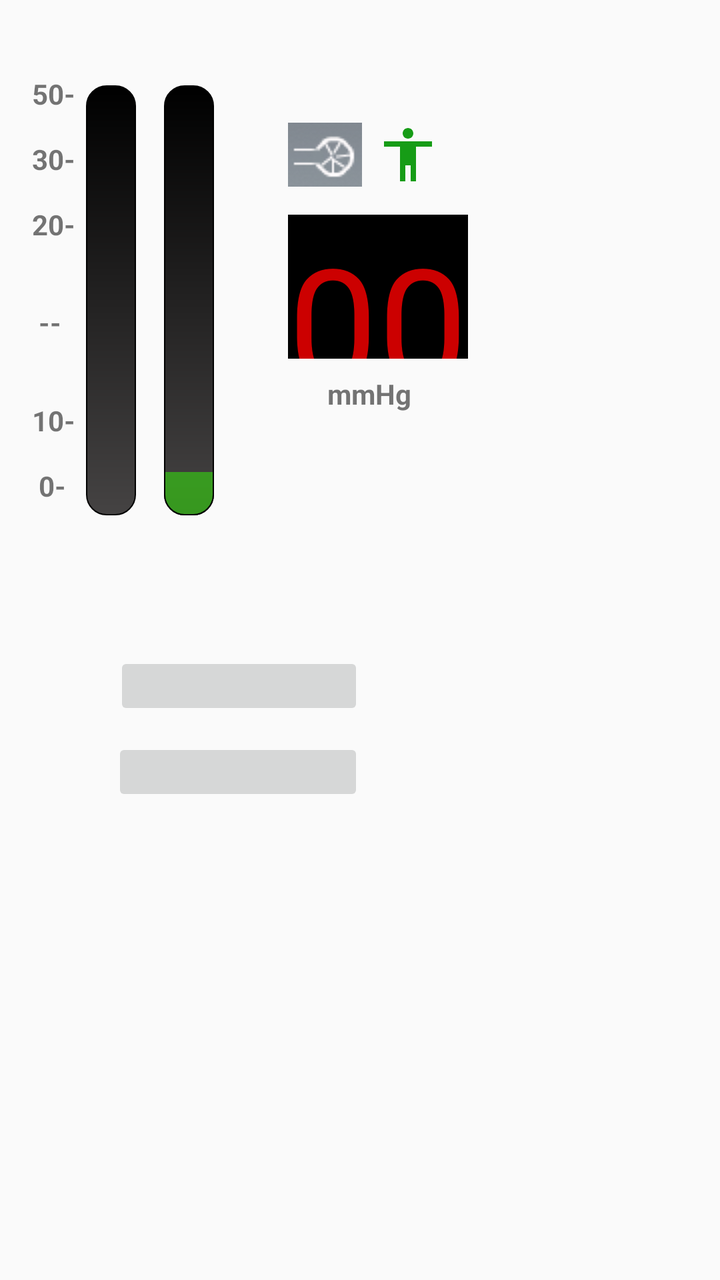
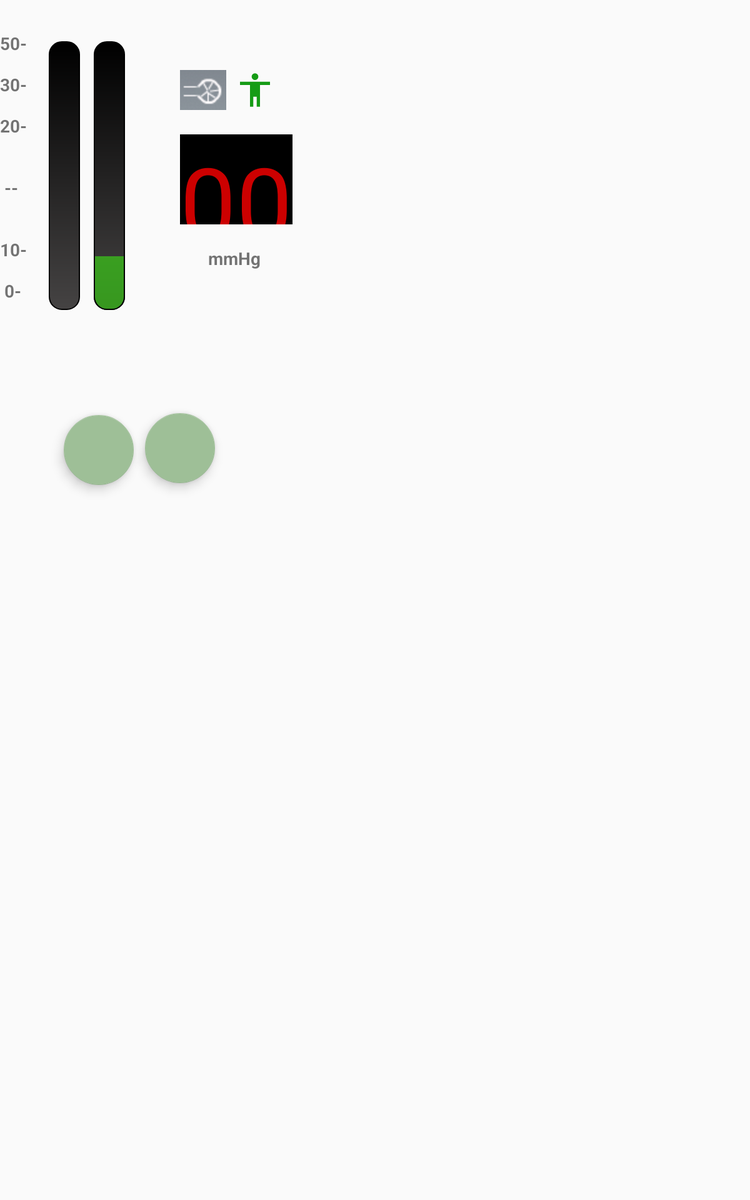

Two renders of one Android screen. The first uses the default layout on a phone; the second uses the alternative layout the repository ships for a different screen configuration, on a matching device. The two XML files are below.
<!-- AndroidManifest.xml: application theme AppTheme -->
<!-- res/layout/activity_simulator_indicator.xml -->
<?xml version="1.0" encoding="utf-8"?>
<android.support.constraint.ConstraintLayout xmlns:android="http://schemas.android.com/apk/res/android"
    xmlns:app="http://schemas.android.com/apk/res-auto"
    xmlns:tools="http://schemas.android.com/tools"
    android:layout_width="match_parent"
    android:layout_height="match_parent"
    tools:context=".activities.SimulatorActivity"
    tools:layout_editor_absoluteY="25dp">


    <android.support.constraint.ConstraintLayout
        android:id="@+id/constraintLayout2"
        android:layout_width="239dp"
        android:layout_height="448dp"
        app:layout_constraintStart_toStartOf="parent"
        app:layout_constraintTop_toTopOf="parent">

        <ImageButton
            android:id="@+id/plusbutton"
            android:layout_width="125dp"
            android:layout_height="34dp"
            android:layout_marginBottom="88dp"
            android:layout_marginEnd="8dp"
            android:layout_marginStart="8dp"
            app:layout_constraintBottom_toBottomOf="parent"
            app:layout_constraintEnd_toEndOf="parent"
            app:layout_constraintStart_toStartOf="parent"
            app:srcCompat="@drawable/plusbutton" />

        <ImageButton
            android:id="@+id/minusbutton"
            android:layout_width="126dp"
            android:layout_height="34dp"
            android:layout_marginBottom="8dp"
            android:layout_marginEnd="8dp"
            android:layout_marginStart="8dp"
            android:layout_marginTop="8dp"
            app:layout_constraintBottom_toBottomOf="parent"
            app:layout_constraintEnd_toEndOf="parent"
            app:layout_constraintHorizontal_bias="0.494"
            app:layout_constraintStart_toStartOf="parent"
            app:layout_constraintTop_toTopOf="parent"
            app:layout_constraintVertical_bias="0.907"
            app:srcCompat="@drawable/minusbutton" />

        <TextView
            android:id="@+id/value"
            android:layout_width="0dp"
            android:layout_height="72dp"
            android:layout_marginStart="144dp"
            android:layout_marginTop="8dp"
            android:background="@android:color/black"
            android:fontFamily="@font/digital7"
            android:text="00"
            android:textAlignment="center"
            android:textAppearance="@style/TextAppearance.AppCompat"
            android:textColor="@android:color/holo_red_dark"
            android:textSize="80sp"
            app:layout_constraintBottom_toBottomOf="parent"
            app:layout_constraintStart_toStartOf="parent"
            app:layout_constraintTop_toTopOf="parent"
            app:layout_constraintVertical_bias="0.27" />


        <ImageView
            android:id="@+id/barblank1"
            android:layout_width="59dp"
            android:layout_height="64dp"
            android:layout_marginBottom="8dp"
            android:layout_marginEnd="116dp"
            android:layout_marginStart="8dp"
            android:layout_marginTop="8dp"
            android:visibility="invisible"
            app:layout_constraintBottom_toBottomOf="parent"
            app:layout_constraintEnd_toEndOf="parent"
            app:layout_constraintHorizontal_bias="0.0"
            app:layout_constraintStart_toStartOf="parent"
            app:layout_constraintTop_toTopOf="parent"
            app:layout_constraintVertical_bias="0.79"
            app:srcCompat="@drawable/barblank1" />

        <ImageView
            android:id="@+id/barblank2"
            android:layout_width="61dp"
            android:layout_height="84dp"
            android:layout_marginBottom="8dp"
            android:layout_marginStart="8dp"
            android:layout_marginTop="8dp"
            android:visibility="invisible"
            app:layout_constraintBottom_toBottomOf="parent"
            app:layout_constraintEnd_toEndOf="parent"
            app:layout_constraintHorizontal_bias="0.125"
            app:layout_constraintStart_toStartOf="@+id/barblank1"
            app:layout_constraintTop_toTopOf="parent"
            app:layout_constraintVertical_bias="0.666"
            app:srcCompat="@drawable/barblank1" />


        <ProgressBar
            android:id="@+id/progressbar1"
            style="@style/Widget.AppCompat.ProgressBar.Horizontal"
            android:layout_width="25dp"
            android:layout_height="215dp"
            android:layout_marginBottom="8dp"
            android:layout_marginEnd="8dp"
            android:layout_marginStart="8dp"
            android:layout_marginTop="8dp"
            android:max="30"
            android:progress="0"
            android:progressDrawable="@drawable/progressbardetails"
            app:layout_constraintBottom_toTopOf="@+id/minusbutton"
            app:layout_constraintEnd_toEndOf="parent"
            app:layout_constraintHorizontal_bias="0.176"
            app:layout_constraintStart_toStartOf="parent"
            app:layout_constraintTop_toTopOf="parent"
            app:layout_constraintVertical_bias="0.25" />


        <ProgressBar
            android:id="@+id/progressbar2"
            style="@style/Widget.AppCompat.ProgressBar.Horizontal"
            android:layout_width="25dp"
            android:layout_height="215dp"
            android:layout_marginBottom="8dp"
            android:layout_marginEnd="8dp"
            android:layout_marginStart="8dp"
            android:layout_marginTop="8dp"
            android:max="100"
            android:progress="10"
            android:progressDrawable="@drawable/progressbardetails"
            app:layout_constraintBottom_toTopOf="@+id/minusbutton"
            app:layout_constraintEnd_toEndOf="parent"
            app:layout_constraintHorizontal_bias="0.373"
            app:layout_constraintStart_toStartOf="parent"
            app:layout_constraintTop_toTopOf="parent"
            app:layout_constraintVertical_bias="0.25" />

        <TextView
            android:id="@+id/valuebar3"
            android:layout_width="23dp"
            android:layout_height="249dp"
            android:layout_marginBottom="8dp"
            android:layout_marginEnd="4dp"
            android:layout_marginTop="8dp"
            android:text="50- \n 30- \n   20-\n\n\n -- \n \n \n10- \n \n 0-"
            android:textAlignment="viewStart"
            android:textStyle="bold"
            app:layout_constraintBottom_toBottomOf="parent"
            app:layout_constraintEnd_toStartOf="@+id/progressbar1"
            app:layout_constraintTop_toTopOf="parent"
            app:layout_constraintVertical_bias="0.16000003" />

        <TextView
            android:id="@+id/textView8"
            android:layout_width="wrap_content"
            android:layout_height="wrap_content"
            android:layout_marginBottom="8dp"
            android:layout_marginEnd="8dp"
            android:layout_marginStart="8dp"
            android:layout_marginTop="8dp"
            android:text="mmHg"
            android:textStyle="bold"
            app:layout_constraintBottom_toBottomOf="parent"
            app:layout_constraintEnd_toEndOf="parent"
            app:layout_constraintHorizontal_bias="0.86"
            app:layout_constraintStart_toStartOf="parent"
            app:layout_constraintTop_toBottomOf="@+id/value"
            app:layout_constraintVertical_bias="0.0" />

        <ImageView
            android:id="@+id/imageView10"
            android:layout_width="38dp"
            android:layout_height="32dp"
            android:layout_marginBottom="8dp"
            android:layout_marginEnd="8dp"
            android:layout_marginStart="8dp"
            android:layout_marginTop="8dp"
            app:layout_constraintBottom_toTopOf="@+id/value"
            app:layout_constraintEnd_toEndOf="parent"
            app:layout_constraintHorizontal_bias="0.956"
            app:layout_constraintStart_toStartOf="parent"
            app:layout_constraintTop_toTopOf="parent"
            app:layout_constraintVertical_bias="0.9"
            app:srcCompat="@drawable/man" />

        <ImageView
            android:id="@+id/imageView11"
            android:layout_width="wrap_content"
            android:layout_height="wrap_content"
            android:layout_marginBottom="8dp"
            android:layout_marginEnd="8dp"
            android:layout_marginStart="8dp"
            android:layout_marginTop="8dp"
            app:layout_constraintBottom_toTopOf="@+id/value"
            app:layout_constraintEnd_toEndOf="parent"
            app:layout_constraintHorizontal_bias="0.731"
            app:layout_constraintStart_toStartOf="parent"
            app:layout_constraintTop_toTopOf="parent"
            app:layout_constraintVertical_bias="0.9"
            app:srcCompat="@drawable/icon1" />


    </android.support.constraint.ConstraintLayout>

</android.support.constraint.ConstraintLayout>
<!-- resources referenced by this layout -->
<resources>
  <!-- drawable barblank1: png bitmap (drawable, 1457 bytes) -->
  <!-- drawable icon1: png bitmap (drawable, 1546 bytes) -->
  <!-- drawable man (drawable) -->
  <vector android:height="24dp" android:tint="#169C16"
      android:viewportHeight="24.0" android:viewportWidth="24.0"
      android:width="24dp" xmlns:android="http://schemas.android.com/apk/res/android">
      <path android:fillColor="#FF000000" android:pathData="M12,2c1.1,0 2,0.9 2,2s-0.9,2 -2,2 -2,-0.9 -2,-2 0.9,-2 2,-2zM21,9h-6v13h-2v-6h-2v6L9,22L9,9L3,9L3,7h18v2z"/>
  </vector>
  <!-- drawable progressbardetails (drawable-xxhdpi) -->
  <?xml version="1.0" encoding="utf-8"?>
  <layer-list xmlns:android="http://schemas.android.com/apk/res/android">
  
  
      <item android:id="@android:id/background">
  
          <shape>
  
              <corners
                  android:radius="10dp"/>
  
  
              <stroke
                  android:width="2px"
  
                  android:color="#000"/>
  
  
              <gradient
                  android:startColor="#000000"
  
                  android:centerColor="#454343"
  
                  android:centerY="1.0"
  
                  android:endColor="#000000"
  
                  android:angle="270" />
  
          </shape>
  
      </item>
  
      
  
  
      <item android:id="@android:id/progress">
  
          <clip
              android:clipOrientation="vertical"
  
              android:gravity="bottom">
  
  
              <shape>
  
                  <corners
                      android:radius="10dp"/>
  
  
                  <stroke
                      android:width="2px"
  
                      android:color="#000"/>
  
  
  
                  <gradient
                      android:startColor="#45be27"
  
                      android:centerColor="#37971f"
  
                      android:centerY="1.0"
  
                      android:endColor="#45be27"
  
                      android:angle="270"/>
  
              </shape>
  
          </clip>
  
      </item>
  
  </layer-list>
  <style name="AppTheme" parent="Theme.AppCompat.Light.DarkActionBar">
          
          <item name="navigationViewStyle">@style/Widget.Design.NavigationView</item>
          <item name="colorPrimary">@color/colorPrimary</item>
          <item name="colorPrimaryDark">@color/colorPrimaryDark</item>
          <item name="colorAccent">@color/colorAccent</item>
      </style>
  <color name="colorPrimary">#ec122764</color>
  <color name="colorPrimaryDark">#ec122764</color>
  <color name="colorAccent">#3a9417</color>
</resources>
<!-- res/layout-sw600dp/activity_simulator_indicator.xml (the repository's variant of the layout above) -->
<!-- drawn on a 7-inch tablet held upright -->
<?xml version="1.0" encoding="utf-8"?>
<android.support.constraint.ConstraintLayout xmlns:android="http://schemas.android.com/apk/res/android"
    xmlns:app="http://schemas.android.com/apk/res-auto"
    xmlns:tools="http://schemas.android.com/tools"
    android:layout_width="match_parent"
    android:layout_height="match_parent"
    tools:context=".activities.SimulatorActivity"
    tools:layout_editor_absoluteY="25dp">


    <android.support.constraint.ConstraintLayout
        android:id="@+id/constraintLayout2"
        android:layout_width="239dp"
        android:layout_height="448dp"
        app:layout_constraintStart_toStartOf="parent"
        app:layout_constraintTop_toTopOf="parent">


        <TextView
            android:id="@+id/pressure"
            android:layout_width="0dp"
            android:layout_height="72dp"
            android:layout_marginStart="144dp"
            android:layout_marginTop="8dp"
            android:background="@android:color/black"
            android:fontFamily="@font/digital7"
            android:text="00"
            android:textAlignment="center"
            android:textAppearance="@style/TextAppearance.AppCompat"
            android:textColor="@android:color/holo_red_dark"
            android:textSize="80sp"
            app:layout_constraintBottom_toBottomOf="parent"
            app:layout_constraintStart_toStartOf="parent"
            app:layout_constraintTop_toTopOf="parent"
            app:layout_constraintVertical_bias="0.27" />


        <ProgressBar
            android:id="@+id/progressBar1"
            style="@style/Widget.AppCompat.ProgressBar.Horizontal"
            android:layout_width="25dp"
            android:layout_height="215dp"
            android:layout_marginBottom="8dp"
            android:layout_marginEnd="8dp"
            android:layout_marginStart="8dp"
            android:layout_marginTop="8dp"
            android:max="50"
            android:progress="0"
            android:progressDrawable="@drawable/progressbardetails"
            app:layout_constraintBottom_toBottomOf="parent"
            app:layout_constraintEnd_toEndOf="parent"
            app:layout_constraintHorizontal_bias="0.156"
            app:layout_constraintStart_toStartOf="parent"
            app:layout_constraintTop_toTopOf="parent"
            app:layout_constraintVertical_bias="0.115" />


        <ProgressBar
            android:id="@+id/progressBar2"
            style="@style/Widget.AppCompat.ProgressBar.Horizontal"
            android:layout_width="25dp"
            android:layout_height="215dp"
            android:layout_marginBottom="8dp"
            android:layout_marginEnd="8dp"
            android:layout_marginStart="8dp"
            android:layout_marginTop="8dp"
            android:max="50"
            android:progress="10"
            android:progressDrawable="@drawable/progressbardetails"
            app:layout_constraintBottom_toBottomOf="parent"
            app:layout_constraintEnd_toEndOf="parent"
            app:layout_constraintHorizontal_bias="0.338"
            app:layout_constraintStart_toStartOf="parent"
            app:layout_constraintTop_toTopOf="parent"
            app:layout_constraintVertical_bias="0.115" />

        <TextView
            android:id="@+id/valuebar3"
            android:layout_width="23dp"
            android:layout_height="249dp"
            android:layout_marginBottom="8dp"
            android:layout_marginEnd="4dp"
            android:layout_marginTop="8dp"
            android:text="50- \n 30- \n   20-\n\n\n -- \n \n \n10- \n \n 0-"
            android:textAlignment="viewStart"
            android:textStyle="bold"
            app:layout_constraintBottom_toBottomOf="parent"
            app:layout_constraintEnd_toStartOf="@+id/rateBar1"
            app:layout_constraintTop_toTopOf="parent"
            app:layout_constraintVertical_bias="0.092" />

        <TextView
            android:id="@+id/textView8"
            android:layout_width="wrap_content"
            android:layout_height="wrap_content"
            android:layout_marginBottom="232dp"
            android:layout_marginEnd="8dp"
            android:layout_marginStart="8dp"
            android:layout_marginTop="8dp"
            android:text="mmHg"
            android:textStyle="bold"
            app:layout_constraintBottom_toBottomOf="parent"
            app:layout_constraintEnd_toEndOf="parent"
            app:layout_constraintHorizontal_bias="0.877"
            app:layout_constraintStart_toStartOf="parent"
            app:layout_constraintTop_toBottomOf="@+id/rate"
            app:layout_constraintVertical_bias="0.0" />

        <ImageView
            android:id="@+id/imageView10"
            android:layout_width="38dp"
            android:layout_height="32dp"
            android:layout_marginBottom="8dp"
            android:layout_marginEnd="8dp"
            android:layout_marginStart="8dp"
            android:layout_marginTop="56dp"
            app:layout_constraintBottom_toTopOf="@+id/rate"
            app:layout_constraintEnd_toEndOf="parent"
            app:layout_constraintHorizontal_bias="0.956"
            app:layout_constraintStart_toStartOf="parent"
            app:layout_constraintTop_toTopOf="parent"
            app:layout_constraintVertical_bias="0.9"
            app:srcCompat="@drawable/man" />

        <ImageView
            android:id="@+id/imageView11"
            android:layout_width="wrap_content"
            android:layout_height="wrap_content"
            android:layout_marginBottom="8dp"
            android:layout_marginEnd="8dp"
            android:layout_marginStart="8dp"
            android:layout_marginTop="56dp"
            app:layout_constraintBottom_toTopOf="@+id/rate"
            app:layout_constraintEnd_toEndOf="parent"
            app:layout_constraintHorizontal_bias="0.731"
            app:layout_constraintStart_toStartOf="parent"
            app:layout_constraintTop_toTopOf="parent"
            app:layout_constraintVertical_bias="0.82"
            app:srcCompat="@drawable/icon1" />

        <android.support.design.widget.FloatingActionButton
            android:soundEffectsEnabled="false"
            android:id="@+id/floatingminus1"
            android:layout_width="wrap_content"
            android:layout_height="wrap_content"
            android:layout_marginBottom="60dp"
            android:layout_marginEnd="8dp"
            android:layout_marginStart="8dp"
            android:layout_marginTop="8dp"
            android:clickable="true"
            android:focusable="true"
            app:backgroundTint="#9ebf97"
            app:fabSize="normal"
            app:layout_constraintBottom_toBottomOf="parent"
            app:layout_constraintEnd_toEndOf="parent"
            app:layout_constraintHorizontal_bias="0.646"
            app:layout_constraintStart_toStartOf="parent"
            app:layout_constraintTop_toTopOf="parent"
            app:layout_constraintVertical_bias="0.996"
            app:rippleColor="@null"
            app:srcCompat="@drawable/minusbutton" />


        <android.support.design.widget.FloatingActionButton
            android:soundEffectsEnabled="false"
            android:id="@+id/floatingplus1"
            android:layout_width="wrap_content"
            android:layout_height="wrap_content"
            android:layout_marginBottom="48dp"
            android:layout_marginEnd="8dp"
            android:layout_marginStart="8dp"
            android:layout_marginTop="8dp"
            android:clickable="true"
            android:focusable="true"
            app:backgroundTint="#9ebf97"
            app:fabSize="normal"
            app:layout_constraintBottom_toBottomOf="parent"
            app:layout_constraintEnd_toEndOf="parent"
            app:layout_constraintHorizontal_bias="0.257"
            app:layout_constraintStart_toStartOf="parent"
            app:layout_constraintTop_toTopOf="parent"
            app:layout_constraintVertical_bias="0.964"
            app:rippleColor="@null"
            app:srcCompat="@drawable/plusbutton" />


    </android.support.constraint.ConstraintLayout>

</android.support.constraint.ConstraintLayout>
<!-- resources referenced by the variant -->
<!-- as a 7-inch tablet held upright resolves them -->
<resources>
  <!-- drawable icon1: png bitmap (drawable, 1546 bytes) -->
  <!-- drawable man (drawable) -->
  <vector android:height="24dp" android:tint="#169C16"
      android:viewportHeight="24.0" android:viewportWidth="24.0"
      android:width="24dp" xmlns:android="http://schemas.android.com/apk/res/android">
      <path android:fillColor="#FF000000" android:pathData="M12,2c1.1,0 2,0.9 2,2s-0.9,2 -2,2 -2,-0.9 -2,-2 0.9,-2 2,-2zM21,9h-6v13h-2v-6h-2v6L9,22L9,9L3,9L3,7h18v2z"/>
  </vector>
  <!-- drawable progressbardetails (drawable-xxhdpi) -->
  <?xml version="1.0" encoding="utf-8"?>
  <layer-list xmlns:android="http://schemas.android.com/apk/res/android">
  
  
      <item android:id="@android:id/background">
  
          <shape>
  
              <corners
                  android:radius="10dp"/>
  
  
              <stroke
                  android:width="2px"
  
                  android:color="#000"/>
  
  
              <gradient
                  android:startColor="#000000"
  
                  android:centerColor="#454343"
  
                  android:centerY="1.0"
  
                  android:endColor="#000000"
  
                  android:angle="270" />
  
          </shape>
  
      </item>
  
      
  
  
      <item android:id="@android:id/progress">
  
          <clip
              android:clipOrientation="vertical"
  
              android:gravity="bottom">
  
  
              <shape>
  
                  <corners
                      android:radius="10dp"/>
  
  
                  <stroke
                      android:width="2px"
  
                      android:color="#000"/>
  
  
  
                  <gradient
                      android:startColor="#45be27"
  
                      android:centerColor="#37971f"
  
                      android:centerY="1.0"
  
                      android:endColor="#45be27"
  
                      android:angle="270"/>
  
              </shape>
  
          </clip>
  
      </item>
  
  </layer-list>
  <style name="AppTheme" parent="Theme.AppCompat.Light.DarkActionBar">
          
          <item name="navigationViewStyle">@style/Widget.Design.NavigationView</item>
          <item name="colorPrimary">@color/colorPrimary</item>
          <item name="colorPrimaryDark">@color/colorPrimaryDark</item>
          <item name="colorAccent">@color/colorAccent</item>
      </style>
  <color name="colorPrimary">#ec122764</color>
  <color name="colorPrimaryDark">#ec122764</color>
  <color name="colorAccent">#3a9417</color>
</resources>
